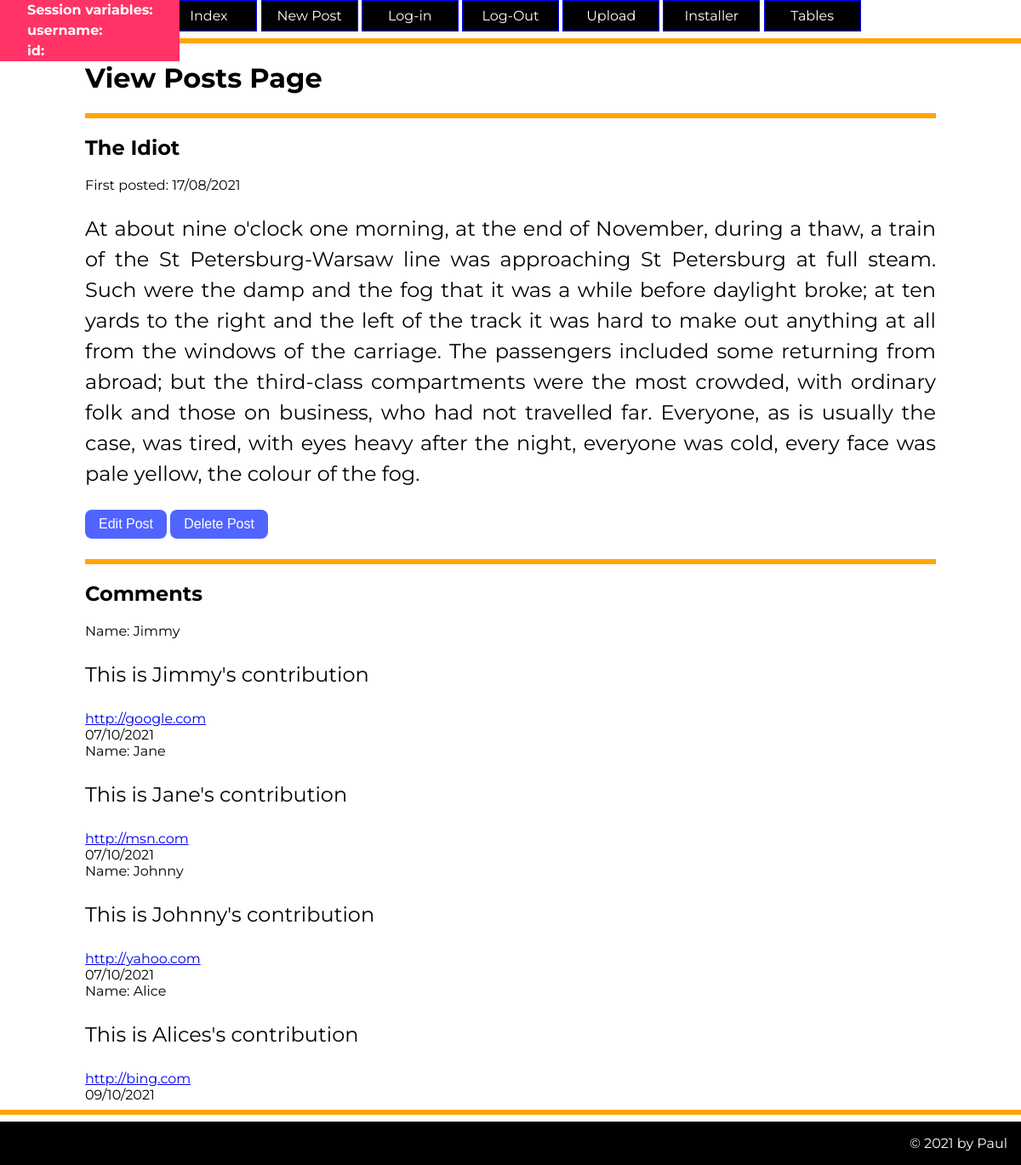
/viewpost/1, run on an earlier commit of the app's database.
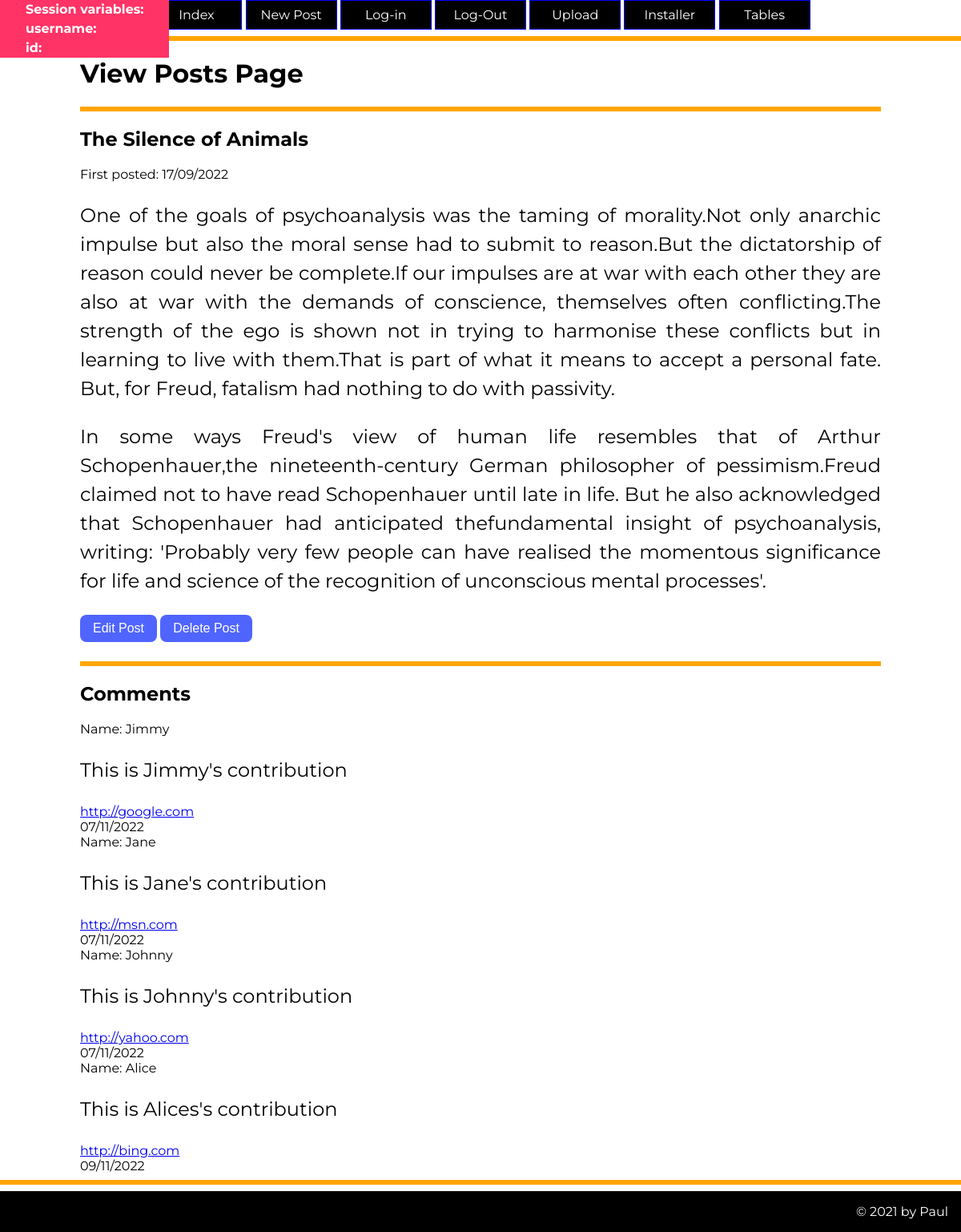
And on a later commit of the database.
### tables this page shows
CREATE TABLE post(
    id integer primary key autoincrement not null,
    title text not null,
    body text not null,
    user_id integer not null,
    created_at date not null,
    image text,
    alttext text,
    updated_at date,
    foreign key (user_id) references user(id)
);

CREATE TABLE comment(
    id integer primary key autoincrement not null,
    post_id integer not null,
    created_at date not null,
    name text not null,
    website text,
    text text not null,
    foreign key (post_id) references post(id)
);

### server.py (the view)
@app.route('/viewpost/<post_id>')
def viewpost(post_id):
    sql="select title, body, created_at, id from post where id= ?"
    values_tuple= tuple(post_id)
    result= run_search_query_tuples(sql,values_tuple,db_path)
    post_tuple = result[0]
    session['post_data']=post_tuple
    sql="select name, text, website, created_at from comment where post_id= ?"
    values_tuple= tuple(post_id)
    result = run_search_query_tuples(sql, values_tuple, db_path)
    print(result)
    return render_template('viewposts.html',post_id=post_id, post=post_tuple, comments=result)

### db_functions.py (called while the page is built)
def reformatSQLiteDate(sqlite_datestring):
    x = datetime.strptime(sqlite_datestring, '%Y-%m-%d %H:%M:%S')
    return x.strftime("%d/%m/%Y")

def run_search_query_tuples(sql_query,values_tuple, file_path):
    result = None
    try:
        db = sqlite3.connect(file_path)
        cursor = db.cursor()
        cursor.execute(sql_query,values_tuple)
        result = cursor.fetchall()
        cursor.close()
    except sqlite3.Error as error:
        print("Error running search query tuples: {}".format(error))
    finally:
        if db:
            db.close()
        if result:
            return result

### server.py (called while the page is built)
def new_lines_paragraph(s):
    new_str = "<p>" + s.replace("\n", "</p><p>") + "</p>"
    return Markup(new_str)

### templates/viewposts.html (shortened to what this page needs)
{% extends "layout.html" %}
{% block head %}
{{ super() }}
{% endblock %}
{% block content%}
<h1> View Posts Page </h1>
<hr/>
<div><h2> {{post[0]}} </h2></div>
<div>First posted: {{ reformatSQLiteDate(post[2]) }}</div>
<div>{{ new_lines_paragraph(post[1]) }}</div>
<div><a href="{{ url_for('editpost', post_id=post_id) }}"><button class="btn">Edit Post</button></a>
<a href="{{ url_for('editpost', post_id=post_id) }}"><button class="btn">Delete Post</button></a></div>
<hr/>
<h2>Comments</h2>
{%if comments%}
{% for comment in comments %}
<div> Name: {{comment[0]}}</div>
<div>{{ new_lines_paragraph(comment[1]) }}</div>
<div><a href={{ comment[2] }} target="_blank">{{ comment[2] }}</a></div>
<div>{{ reformatSQLiteDate(comment[3]) }}</div>
{% endfor %}
{% endif %}
{% endblock %}

### templates/layout.html (shortened to what this page needs)
<!doctype html>
<html>
<head>
{% block head %}
<link rel="stylesheet" href="{{  url_for('static', filename='styles.css')  }}">
{% endblock %}
    </head>
    <body>
        <nav>
            <ul>
            <li><a href="{{ url_for('index') }}"> Index </a></li>
            <li><a href="{{ url_for('newpost') }}"> New Post </a></li>
            <li><a href="{{ url_for('login') }}"> Log-in </a></li>
            <li><a href="{{ url_for('logout') }}"> Log-Out </a></li>
            <li><a href="{{ url_for('upload') }}"> Upload </a></li>
            <li><a href="{{ url_for('installer') }}"> Installer </a></li>
            <li>
            <div class="drop-cover">
            <a href=""  class="drop-down-button">Tables </a>
          </div>
            </li>
</ul>
        </nav>
        <div class="developer-box" style="text-align:center;">
            {% if session %}
            <p>Session variables: </p>
            <p> username: {{ session['username']}}</p>
            <p> id: {{ session['id']}}</p>
            {% else %}
            <p>No Session Running</p>
            {% endif %}
        </div>
        <hr/>
        <div class="container">
            {% block content %}
            {% endblock %}
        </div>
        <hr/>
        <footer>
            {% block footer %}
            &copy; 2021 by Paul
            {% endblock %}
        </footer>
    </body>
</html>

### static/styles.css (style rules this page uses)
body { background-color: #fff; font-family: 'Montserrat', sans-serif; font-size:100%; margin:0; }
p { font-size: 1.5em; line-height: 1.5; text-align: justify; }
.developer-box { background-color : #ff3366; position: fixed; top:0; left:0; }
.developer-box p { font-size:1em; text-align:left; border: 0px solid green; margin: 0 2em; color: white; font-weight: bold; }
.container { max-width:1000px; margin:auto; border: 0px solid pink; }
hr { border: 3px solid orange; }
footer { background-color: #000; color: #fff; padding: 1em; text-align:right; }
.btn { background-color: rgb(80,100,255); font-size: 1em; color: white; text-decoration: none; font-weight: normal; display: inline-block; padding: .5em 1em; margin-bottom: 1em; border-radius:0.5em; border: 0; cursor: pointer; box-sizing:border-box; text-align:center; }
nav { background-color: rgba(255, 255, 255, 1); transition: background-color 2s; text-align: center; width:100%; }
ul { list-style: none; padding:0; margin:0; }
nav >ul li { display: inline-block; position: relative; }
nav >ul li a { display:inline-block; padding: 0.5em; border: 1px solid blue; text-decoration: none; background-color: rgb(0,0,0); color: rgb(255,255,255); width:6em; }

What changed in the data, as far as the page shows it:
changed post: title "The Idiot" → "The Silence of Animals"; created_at "17/08/2021" → "17/09/2022"; body "At about nine o'clock one morning, at the end of November, during a thaw, a train of the St Petersburg-Warsaw line was approaching St Petersburg at full steam. Such were the damp and the fog that it was a while before daylight broke; at ten yards to the right and the left of the track it was hard to make out anything at all from the windows of the carriage. The passengers included some returning from abroad; but the third-class compartments were the most crowded, with ordinary folk and those on business, who had not travelled far. Everyone, as is usually the case, was tired, with eyes heavy after the night, everyone was cold, every face was pale yellow, the colour of the fog." → "One of the goals of psychoanalysis was the taming of morality.Not only anarchic impulse but also the moral sense had to submit to reason.But the dictatorship of reason could never be complete.If our impulses are at war with each other they are also at war with the demands of conscience, themselves often conflicting.The strength of the ego is shown not in trying to harmonise these conflicts but in learning to live with them.That is part of what it means to accept a personal fate. But, for Freud, fatalism had nothing to do with passivity. In some ways Freud's view of human life resembles that of Arthur Schopenhauer,the nineteenth-century German philosopher of pessimism.Freud claimed not to…"
changed comment "This is Jimmy's contribution": created_at "07/10/2021" → "07/11/2022"
changed comment "This is Jane's contribution": created_at "07/10/2021" → "07/11/2022"
changed comment "This is Johnny's contribution": created_at "07/10/2021" → "07/11/2022"
changed comment "This is Alices's contribution": created_at "09/10/2021" → "09/11/2022"
